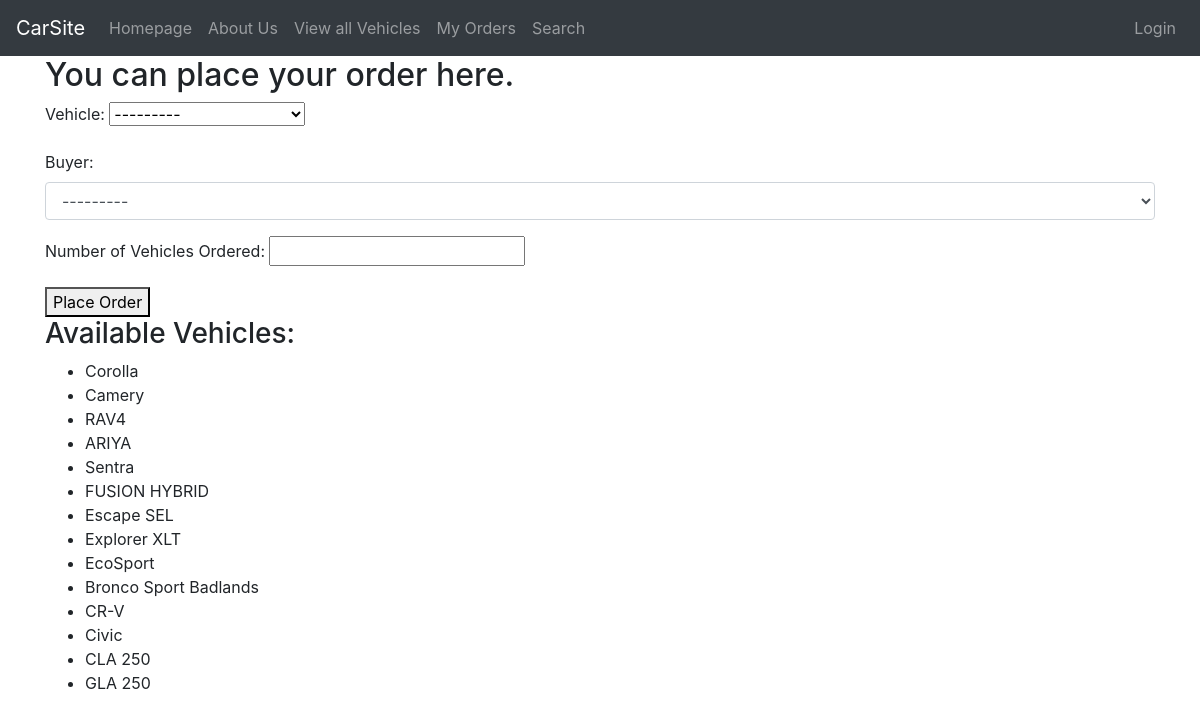
Screenshot of /orderhere/ with the database file from the repository.
### carapp/models.py (models this page shows)
class Vehicle(models.Model):
    cartype = models.ForeignKey(CarType, related_name='vehicles', on_delete=models.CASCADE)
    car_name = models.CharField(max_length=200)
    price = models.DecimalField(max_digits=10, decimal_places=6)
    inventory = models.PositiveIntegerField(default=10)
    instock = models.BooleanField(default=True)
    description = models.TextField(blank=True, null=True)
    cruise_control = models.BooleanField(default=False)
    audio_interface = models.BooleanField(default=False)
    airbags = models.BooleanField(default=False)
    air_conditioning = models.BooleanField(default=False)
    seat_heating = models.BooleanField(default=False)
    park_assist = models.BooleanField(default=False)
    power_steering = models.BooleanField(default=False)
    reversing_camera = models.BooleanField(default=False)
    auto_start_stop = models.BooleanField(default=False)
    def __str__(self):
        return self.car_name

### carapp/views.py (the view)
# urls.py: path('orderhere/', views.orderhere, name='order'),
def orderhere(request):
    msg = ''
    vehiclelist = Vehicle.objects.all()
    if request.method == 'POST':
        form = OrderVehicleForm(request.POST)
        if form.is_valid():
            order = form.save(commit=False)
            if order.vehicles_ordered <= order.vehicle.inventory:
                order.save()
                order.vehicle.inventory -= order.vehicles_ordered
                order.vehicle.save()
                msg = 'Your vehicle has been ordered'
            else:
                msg = 'We do not have sufficient stock to fill your order.'
            return render(request, 'carapp/nosuccess_order.html', {'msg': msg})
    else:
        form = OrderVehicleForm()
    return render(request, 'carapp/orderhere.html', {'form': form, 'msg': msg, 'vehiclelist': vehiclelist})

### carapp/forms.py
class OrderVehicleForm(forms.ModelForm):
    class Meta:
        model = OrderVehicle
        fields = ['vehicle', 'buyer', 'vehicles_ordered']
        labels = {'vehicles_ordered': 'Number of Vehicles Ordered'}
        widgets = {'buyer': forms.Select(attrs={'class': 'form-control'})}

### carapp/models.py (called while the page is built)
    def __str__(self):
        return self.username

### templates/carapp/orderhere.html (shortened to what this page needs)
{% extends 'carapp/base.html' %}
{% block body_block %}
<!DOCTYPE html>
<html>
<head lang="en">
</head>
<body>
<h2>You can place your order here.</h2>
<form method="POST">
    {{ form.as_p }}
    <button type="submit">Place Order</button>
</form>
<h3>Available Vehicles:</h3>
<ul>
    {% for vehicle in vehiclelist %}
        <li>{{ vehicle }}</li>
    {% empty %}
        <li>No vehicles available</li>
    {% endfor %}
</ul>
</body>
</html>
{% endblock %}

### carapp/static/carapp/style.css (style rules this page uses)
body { margin: 0; padding: 0; font-family: Arial, sans-serif; background-color: #f2f2f2; color: #333; }
h2 { font-size: 24px; font-weight: bold; margin-top: 20px; }

### rows the page displays
Vehicle: car_name "Corolla"
Vehicle: car_name "Camery"
Vehicle: car_name "RAV4"
Vehicle: car_name "ARIYA"
Vehicle: car_name "Sentra"
Vehicle: car_name "FUSION HYBRID"
Vehicle: car_name "Escape SEL"
Vehicle: car_name "Explorer XLT"
Vehicle: car_name "EcoSport"
Vehicle: car_name "Bronco Sport Badlands"
Vehicle: car_name "CR-V"
Vehicle: car_name "Civic"
Vehicle: car_name "CLA 250"
Vehicle: car_name "GLA 250"
